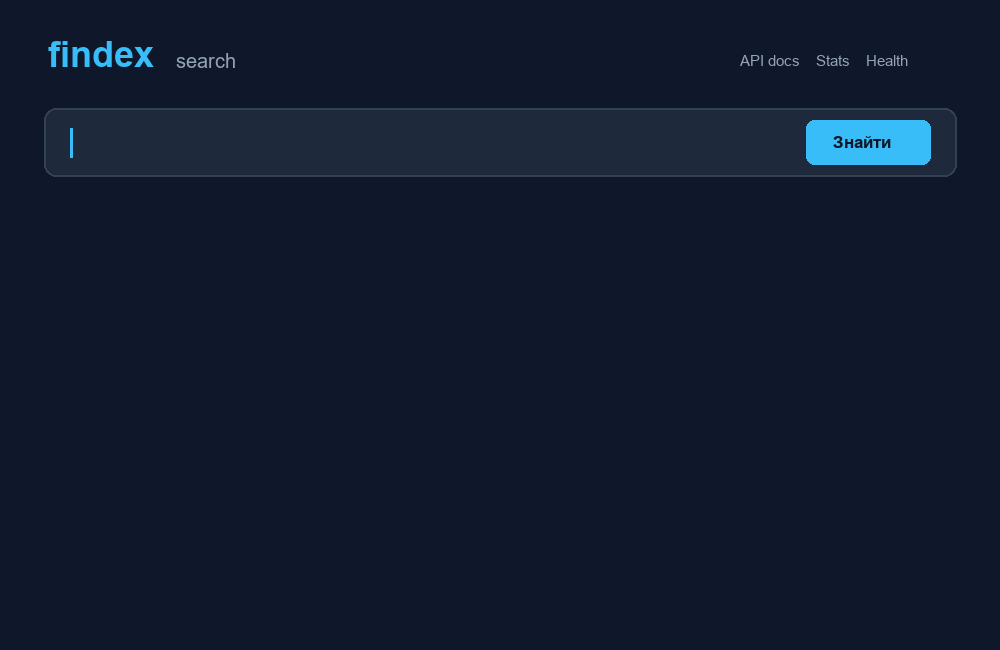
#> input picture assets/search_demo.gif, 1000 x 650 px, found by its file name
$ python create_lab8_video.py
#> lines starting #> are read from the running program, lines starting #| are printed output that depends on the picture
"""Create the 2–3 minute, captioned Lab 8 demonstration video."""

from __future__ import annotations

from pathlib import Path

import imageio_ffmpeg
from PIL import Image, ImageDraw, ImageFont

W, H, FPS = 1280, 720, 8
BG, PANEL, LINE, WHITE, MUTED, BLUE, GREEN = (
    "#0b1220",
    "#111c2e",
    "#26374d",
    "#f1f5f9",
    "#a7b4c5",
    "#38bdf8",
    "#34d399",
)
FONT = "C:/Windows/Fonts/arial.ttf"
FONT_BOLD = "C:/Windows/Fonts/arialbd.ttf"


def f(size: int, bold: bool = False) -> ImageFont.FreeTypeFont:
    return ImageFont.truetype(FONT_BOLD if bold else FONT, size)


def card(title: str, subtitle: str, bullets: list[str], number: str) -> Image.Image:
    im = Image.new("RGB", (W, H), BG)
    d = ImageDraw.Draw(im)
    d.text((70, 44), "FINDEX  /  LAB 08", font=f(18, True), fill=BLUE)
    d.text((70, 102), title, font=f(42, True), fill=WHITE)
    d.text((72, 167), subtitle, font=f(23), fill=MUTED)
    d.rounded_rectangle((64, 220, 1216, 628), radius=22, fill=PANEL, outline=LINE, width=2)
    y = 266
    for item in bullets:
        d.ellipse((100, y + 8, 116, y + 24), fill=GREEN)
        d.text((140, y), item, font=f(23), fill=WHITE)
        y += 68
    d.text((72, 669), "Search · measure · optimize · explain", font=f(16), fill=MUTED)
    d.text((1130, 669), number, font=f(16, True), fill=BLUE)
    return im


def main() -> None:
    gif = Image.open("assets/search_demo.gif")
#> gif is the input picture: PIL image 1000x650 P; mean R, G, B 17, 26.6, 45.9
    gif_frames = []
    try:
        while True:
            gif_frames.append(gif.convert("RGB").copy())
            gif.seek(gif.tell() + 1)
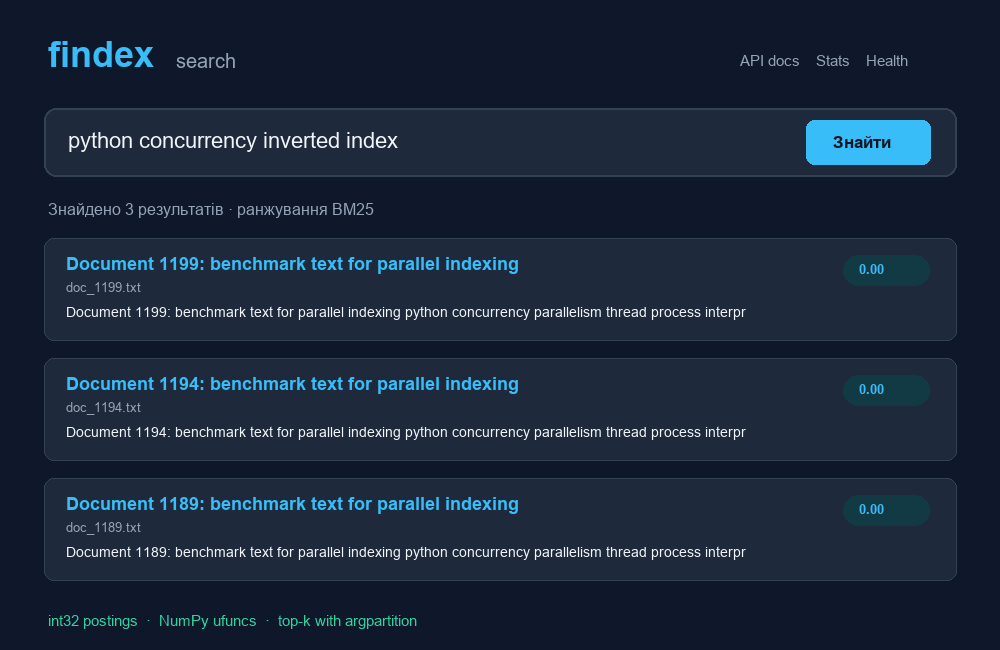
#> gif: PIL image 1000x650 RGB; mean R, G, B 26.6, 39.4, 58.4
#> after the loop, gif_frames = 34 items
    except EOFError:
        pass

    slides: list[tuple[Image.Image, int]] = [
        (
            card(
                "Findex, швидкий пошук у корпусі",
                "Профілювання · NumPy · memory mapping",
                [
                    "1200 документів · корпус 64.17 MiB",
                    "API p95: 840 ms при 20 одночасних клієнтах",
                    "Найбільше зафіксоване прискорення: 2.25×",
                ],
                "00:00",
            ),
            18,
        ),
        (
            card(
                "Живе ранжування",
                "Текстовий запит → релевантні документи",
                [
                    "Пошук `python concurrency inverted index`",
                    "Перші документи відповідають запиту за BM25",
                    "Порядок перевірено проти скалярного scorer-а з Лаби 3",
                ],
                "00:18",
            ),
            24,
        ),
        (
            card(
                "Що показав профайлер",
                "cProfile на індексації та пошуку",
                [
                    "Основне навантаження індексації — токенізація і Python-підрахунок tf",
                    "Regex та Unicode normalization частково працюють у native-коді",
                    "Короткий запит витрачає час на розбір і підготовку результатів",
                ],
                "00:42",
            ),
            22,
        ),
        (
            card(
                "NumPy там, де є робота",
                "int32 postings · ufunc · broadcasting · argpartition",
                [
            "Частий терм: 60.44 → 46.54 ms · 1.30×",
            "Рідкісний терм: 1.98 → 2.02 ms · прискорення майже немає",
            "Три терми: 0.013 → 0.028 ms · менший список не окупив виклики",
                ],
                "01:04",
            ),
            24,
        ),
        (
            card(
                "10× індекс у mmap",
            "12 000 документів · 419 990 posting entries",
                [
                    "Мапа зберігає doc_id, tf і довжини як int32",
                    "Три масиви займають 3.25 MiB на диску",
            "Медіанний пошук 0.066 ms; сторінки ОС уникають повної копії у Python heap",
                ],
                "01:28",
            ),
            22,
        ),
        (
            card(
                "Перевірка HTTP API",
                "500 запитів · concurrency=20 · 0 помилок",
                [
                    "19.87 s загалом · 25.2 запити/с",
                    "p50 776 ms · p95 840 ms · p99 1833 ms",
                    "На піку черга запитів збільшує затримку більше, ніж scorer",
                ],
                "01:50",
            ),
            20,
        ),
        (
            card(
                "Висновок",
                "Оптимізація має сенс там, де профіль показує обсяг",
                [
                    "Векторизація виграє на довгих posting lists",
                    "Для коротких списків Python overhead лишається помітним",
                    "Наступний крок: профіль на production hardware і контроль p95",
                ],
                "02:10",
            ),
            22,
        ),
    ]

    writer = imageio_ffmpeg.write_frames(
        "assets/lab8_demo.mp4",
        (W, H),
        fps=FPS,
        codec="libx264",
        quality=7,
        pix_fmt_in="rgb24",
        pix_fmt_out="yuv420p",
        macro_block_size=16,
    )
    writer.send(None)
    index = 0
    for slide_no, (base, seconds) in enumerate(slides):
        count = seconds * FPS
        for tick in range(count):
            frame = base.copy()
            if slide_no == 1:
                demo = gif_frames[(tick // 2) % len(gif_frames)].resize((800, 520))
                frame.paste(demo, (240, 190))
            writer.send(frame.tobytes())
            index += 1
    writer.close()
    print(
        f"Wrote assets/lab8_demo.mp4: {index / FPS:.1f} sec, "
        f"{Path('assets/lab8_demo.mp4').stat().st_size:,} bytes"
    )


if __name__ == "__main__":
    main()
#> (the call stopped at in main, `writer = imageio_ffmpeg.write_frames( "assets/lab8_demo.mp4", (W, H), ..`: imageio_ffmpeg is not available in this run)
